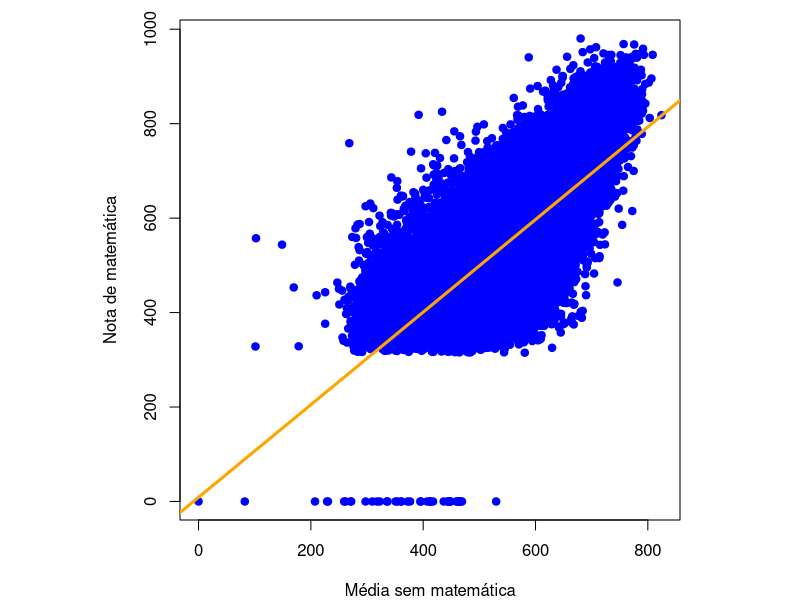
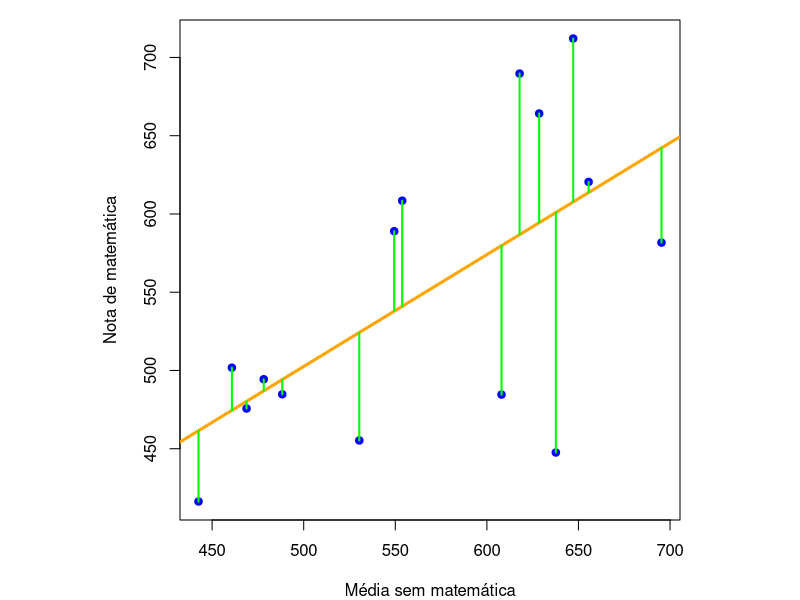
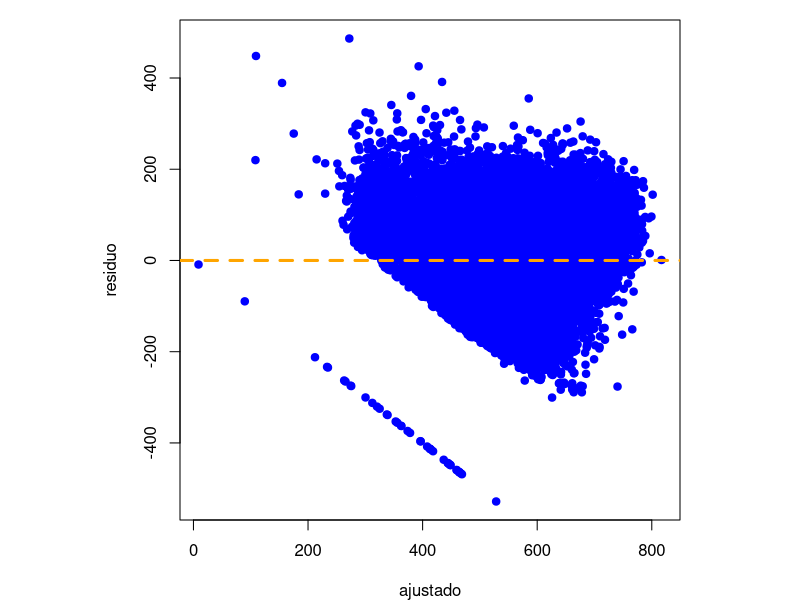

Generate these figures, in order, with R:
dataset <- read.csv("dados-enem-2021-2025.csv", header = TRUE, sep = ";")

# Seleciona as cinco notas do ENEM que serão utilizadas nos cálculos
colunas_int <- c("NU_NOTA_CN", "NU_NOTA_CH", "NU_NOTA_LC", "NU_NOTA_MT", "NU_NOTA_REDACAO")

# Troca vírgula por ponto e converte as notas para valores numéricos
dataset[colunas_int] <- lapply(
  dataset[colunas_int],
  function(x) as.numeric(gsub(",", ".", x))
)

# Remove as linhas que possuem pelo menos um valor ausente
dataset <- na.omit(dataset)

# Calcula a média das cinco notas do ENEM para cada participante
dataset$MEDIA <- rowMeans(
  dataset[, c(
    "NU_NOTA_CN",
    "NU_NOTA_CH",
    "NU_NOTA_LC",
    "NU_NOTA_MT",
    "NU_NOTA_REDACAO"
  )]
)

# Calcula uma média sem a nota de Matemática.
# Ela será usada para analisar a relação com a própria nota de Matemática.
dataset$MEDIA_MT <- rowMeans(
  dataset[, c(
    "NU_NOTA_CN",
    "NU_NOTA_CH",
    "NU_NOTA_LC",
    "NU_NOTA_REDACAO"
  )]
)

# Ajusta o modelo linear para prever a nota de Matemática
m <- lm(NU_NOTA_MT ~ MEDIA_MT, data = dataset)

# Ajusta as margens e mantém o gráfico com proporção quadrada
par(mar=c(4,4,1,1), pty="s")

# Gráfico de dispersão entre a média sem Matemática e a nota de Matemática
plot(dataset$MEDIA_MT, dataset$NU_NOTA_MT,
     pch=19, col="blue",
     xlab="Média sem matemática",
     ylab="Nota de matemática")

# Adiciona ao gráfico a reta estimada pela regressão linear
abline(m, col="orange", lwd=3)

# Seleciona apenas os 15 primeiros participantes para facilitar a visualização
i <- 1:15

# Ajusta o modelo linear usando os 15 primeiros participantes
m0 <- lm(NU_NOTA_MT[i] ~ MEDIA_MT[i], data = dataset)

# Configura o espaço do gráfico
par(mar = c(4,4,1,1), pty = "s")

# X = média sem Matemática
# Y = nota observada de Matemática
plot(dataset$MEDIA_MT[i], dataset$NU_NOTA_MT[i],
     pch = 19, col = "blue",
     xlab = "Média sem matemática",
     ylab = "Nota de matemática")

# Adiciona a reta de regressão ao gráfico
abline(m0, col = "orange", lwd = 3)

# Mostra os resíduos, isto é, a diferença entre a nota observada e a nota prevista
segments(dataset$MEDIA_MT[i], dataset$NU_NOTA_MT[i],
         dataset$MEDIA_MT[i], fitted(m0),
         col = "green", lwd = 2)

# Mostra os coeficientes do modelo
coef(m)

# Gráfico dos valores ajustados contra os resíduos do modelo
par(mar=c(4,4,1,1), pty="s")
plot(fitted(m), resid(m), pch=19, col="blue",
     xlab="ajustado", ylab="residuo")

# Linha de referência para verificar a distribuição dos resíduos em torno de zero
abline(h=0, col="orange", lwd=3, lty=2)

# Teste de Breusch-Pagan
# Instala e carrega o pacote usado para testes de regressão
install.packages("lmtest")
library(lmtest)

# Aplica o teste de Breusch-Pagan para verificar heterocedasticidade
bptest(m)

# Avaliação e treinamento do modelo

# Garante que a divisão da amostra possa ser reproduzida
set.seed(1)

# Separa aproximadamente 70% dos dados para treino e 30% para teste
n <- nrow(dataset)
itr <- sample(seq_len(n), size = round(0.7 * n))

# Cria os conjuntos de treinamento e teste
tr <- dataset[itr, ]
te <- dataset[-itr, ]

# Ajusta o modelo usando apenas os dados de treinamento
m1 <- lm(NU_NOTA_MT ~ MEDIA_MT, data = tr)

# Função para calcular o erro quadrático médio (MSE)
mse <- function(m,d) mean((d$NU_NOTA_MT-predict(m,d))^2)

# Calcula a raiz do MSE (RMSE) do modelo no conjunto de teste
sqrt(c(m1 = mse(m1,te)))
